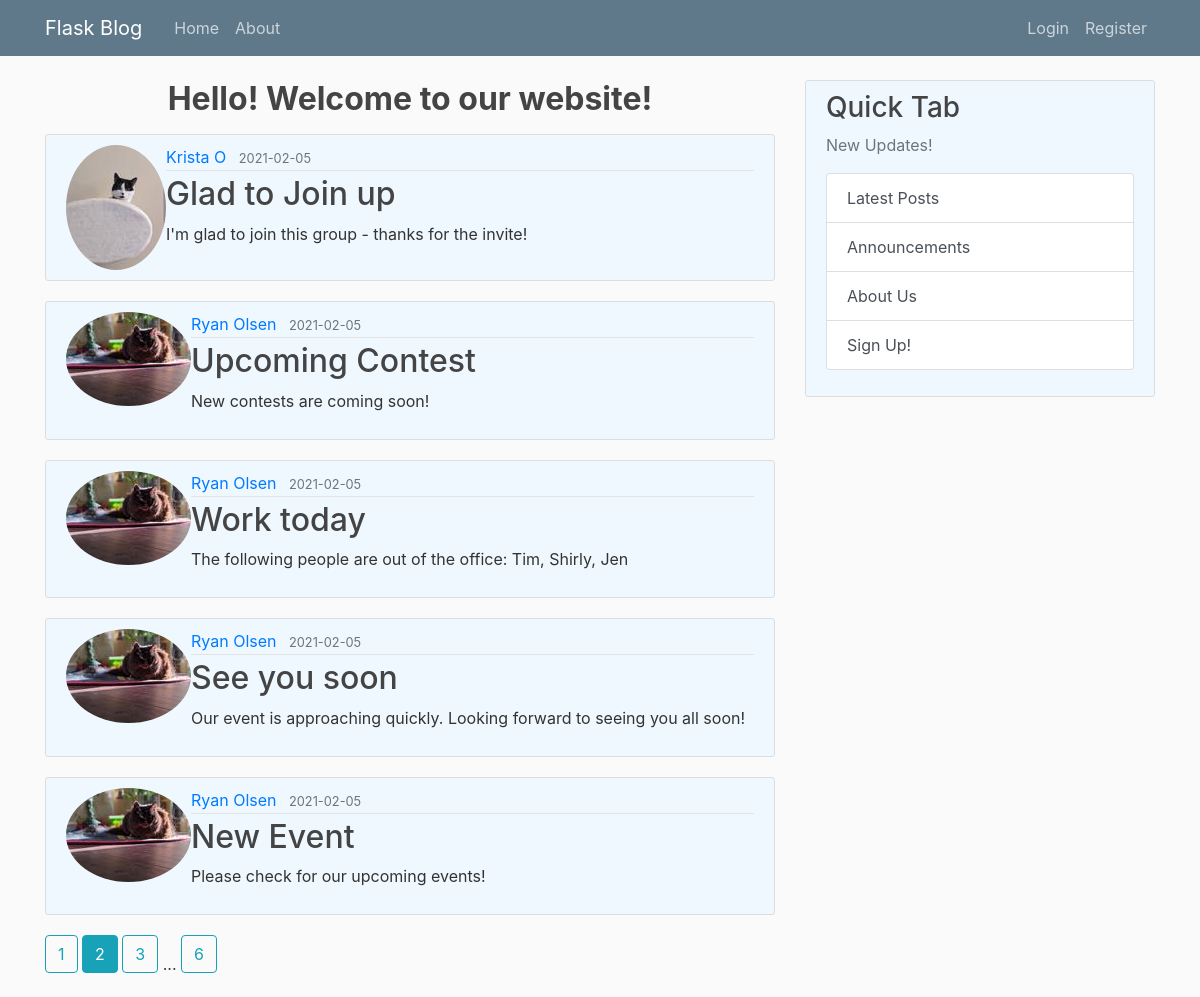
The page /home?page=2 on the database its author committed.
### flaskblog/models.py (models this page shows, shortened)
class Post(db.Model, UserMixin):
    id = db.Column(db.Integer, primary_key=True)
    title = db.Column(db.String(100), nullable=False)
    date_posted = db.Column(db.DateTime, nullable=False, default=datetime.utcnow)
    content = db.Column(db.Text, nullable=False)
    user_id = db.Column(db.Integer, db.ForeignKey('user.id'), nullable=False)

class User(db.Model, UserMixin):
    id = db.Column(db.Integer, primary_key=True)
    username = db.Column(db.String(20), unique=True, nullable=False) #string with max length of 20 characters
    email = db.Column(db.String(120), unique=True, nullable=False) #string with max length of 120 characters
    image_file = db.Column(db.String(20), nullable=False, default='default.jpg')  #image for user profiole pictures
    password = db.Column(db.String(60), nullable=False)
    posts = db.relationship('Post', backref='author', lazy=True)

### flaskblog/main/routes.py (the view)
@main.route("/")
@main.route("/home")
def home():
    page = request.args.get('page', 1, type=int)
    posts = Post.query.order_by(Post.date_posted.desc()).paginate(page=page, per_page=5)
    return render_template('home.html', posts=posts)

### flaskblog/templates/home.html (shortened to what this page needs)
{% extends "layout.html" %}
{% block content %}
      <div class="row">
        <div class="col-md-8">
<div>
  <h2><p class="text-center font-weight-bold"> Hello! Welcome to our website! </h2<<p>
</div>
    {% for post in posts.items %}
        <article class="media content-section">
          <img class="rounded-circle article-image" src="{{ url_for('static', filename='profile_pics/' + post.author.image_file) }}">
          <div class="media-body">
            <div class="article-metadata">
              <a class="mr-2" href="{{ url_for('users.user_posts', username=post.author.username) }}">{{ post.author.username }}</a>
              <small class="text-muted">{{ post.date_posted.strftime('%Y-%m-%d') }}</small>
            </div>
            <h2><a class="article-title" href="{{ url_for('posts.post', post_id=post.id) }}">{{ post.title }}</a></h2>
            <p class="article-content">{{ post.content }}</p>
          </div>
        </article>
    {% endfor %}
    {% for page_num in posts.iter_pages(left_edge=1, right_edge=1, left_current=1, right_current=2) %}
      {% if page_num %}
        {% if posts.page == page_num %}
          <a class="btn btn-info mb-4" href="{{ url_for('main.home', page=page_num) }}">{{ page_num }} </a>
        {% else %}
          <a class="btn btn-outline-info mb-4" href="{{ url_for('main.home', page=page_num) }}">{{ page_num }} </a>
        {% endif %}
      {% else %}
        ...
      {% endif %}
    {% endfor %}
            </div>
        <div class="col-md-4">
          <div class="content-section">
            <h3>Quick Tab</h3>
            <p class='text-muted'>New Updates!</p>
              <ul class="list-group">
                <a class="list-group-item list-group-item-action" <button class="btn" type="button" href="{{ url_for('main.home') }}">Latest Posts</a>
                <a class="list-group-item list-group-item-action" <button class="btn" type="button" href="{{ url_for('main.announcement') }}">Announcements</a>
                <a class="list-group-item list-group-item-action" <button class="btn" type="button" href="{{ url_for('main.about') }}">About Us</a>
                <a class="list-group-item list-group-item-action" <button class="btn" type="button" href="{{ url_for('users.register') }}">Sign Up!</a>
              </ul>
          </div>
        </div>
      </div>
    </main>
{% endblock content %}

### flaskblog/static/main.css (style rules this page uses)
body { background: #fafafa; color: #333333; margin-top: 5rem; }
h1, h2, h3, h4, h5, h6 { color: #444444; }
.content-section { background: #F0F8FF; padding: 10px 20px; border: 1px solid #dddddd; border-radius: 3px; margin-bottom: 20px; }
.article-title { color: #444444; }
.article-content { white-space: pre-line; }
.article-metadata { padding-bottom: 1px; margin-bottom: 4px; border-bottom: 1px solid #e3e3e3 }

### rows shown on the page
Post: image_file (picture), author.username "Krista O", date_posted "2021-02-05", title "Glad to Join up", content "I'm glad to join this group - thanks for the invite!"
Post: image_file (picture), author.username "Ryan Olsen", date_posted "2021-02-05", title "Upcoming Contest", content "New contests are coming soon!"
Post: image_file (picture), author.username "Ryan Olsen", date_posted "2021-02-05", title "Work today", content "The following people are out of the office: Tim, Shirly, Jen"
Post: image_file (picture), author.username "Ryan Olsen", date_posted "2021-02-05", title "See you soon", content "Our event is approaching quickly. Looking forward to seeing you all soon!"
Post: image_file (picture), author.username "Ryan Olsen", date_posted "2021-02-05", title "New Event", content "Please check for our upcoming events!"

### other values the page prints
{{ page_num }} "1" "3" "6"
{{ page_num }} "2"
